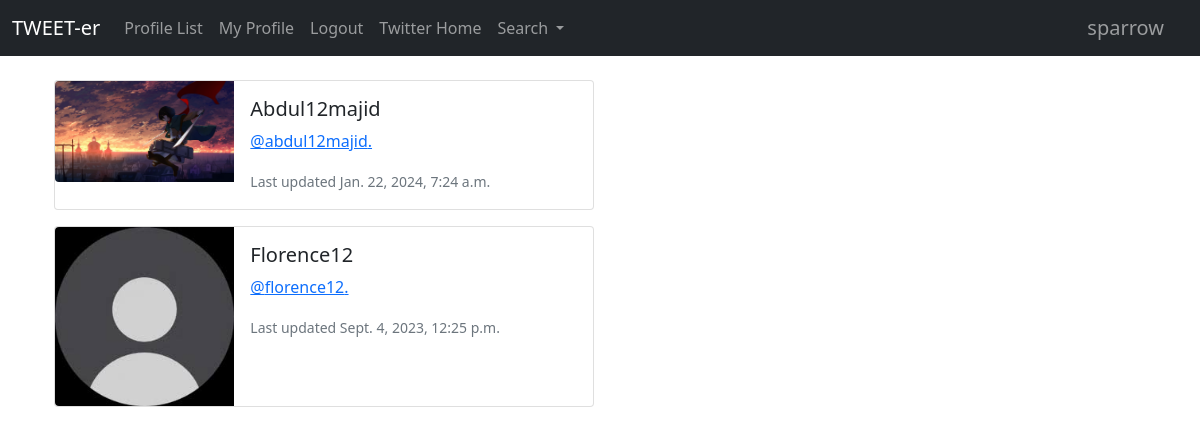
Screenshot of /profile_list/ (signed in) with the database file from the repository.
### tweet/models.py (models this page shows, shortened)
class Profile(models.Model):
	user=models.OneToOneField(User, on_delete=models.CASCADE)
	follows=models.ManyToManyField('self', related_name='followed_by', symmetrical=False, blank=True)
	date_modified=models.DateTimeField(User, auto_now=True)
	profile_image=models.ImageField(null=True, blank=True, upload_to='images/')
	profile_bio=models.CharField(null=True, blank=True, max_length=500)
	profile_link=models.CharField(null=True, blank=True, max_length=100)

### tweet/views.py (the view)
# urls.py: path('profile_list/', views.profile_list, name='profile-list'),
def profile_list(request):
	if request.user.is_authenticated:
		all_profile=Profile.objects.exclude(user=request.user)
		return render(request, 'profile_list.html', {'all_profile':all_profile})
	else:
		messages.success(request, ('Kindly Login'))
		return render(request, 'login_user.html', {})

### tweet/templates/profile_list.html
{% extends 'base.html' %}
{% load static %}
{% block content %}
{% if all_profile %}
 {% for profile in all_profile %}
 <div class="card mb-3" style="max-width: 540px;">
  <div class="row g-0">
    <div class="col-md-4">
      {% if profile.profile_image %}
      <img src="{{ profile.profile_image.url }}" width=200 height=200 class="img-fluid rounded-start" alt="{{ profile.profile_image }}">
      {% else %}
      <img src="{% static 'image/user.jpg' %}" class="img-fluid rounded-start" alt="Profile Pic">
      {% endif %}
    </div>
    <div class="col-md-8">
      <div class="card-body">
        <h5 class="card-title">{{profile.user.username}}</h5>
        <p class="card-text"><a href="{% url 'profile' profile.user.id %}">@{{profile.user.username | lower }}.</a></p>
        <p class="card-text"><small class="text-muted">Last updated {{profile.date_modified}}</small></p>
      </div>
    </div>
  </div>
</div>
 {% endfor %}
{% endif %}
{% endblock %}

### tweet/templates/navbar.html (shortened to what this page needs)
<nav class="navbar navbar-expand-lg navbar-dark bg-dark">
  <div class="container-fluid">
    <a class="navbar-brand" href="/">TWEET-er</a>
    <div class="collapse navbar-collapse" id="navbarSupportedContent">
      <ul class="navbar-nav me-auto mb-2 mb-lg-0">
        {% if user.is_authenticated %}
        <li class="nav-item">
          <a class="nav-link" href="/profile_list">Profile List</a>
        </li>
        <li class="nav-item">
          <a class="nav-link" href="{% url 'profile' request.user.id %}">My Profile</a>
        </li>
        <li class="nav-item">
          <a class="nav-link" href="{% url 'logout' %}">Logout</a>
        </li>
        <li class="nav-item">
          <a class="nav-link" href="{% url 'twitter' %}">Twitter Home</a>
        </li>
        <li class="nav-item dropdown">
          <a class="nav-link dropdown-toggle" href="#" role="button" data-bs-toggle="dropdown" aria-expanded="false">
            Search
          </a>
        </li>
        {% endif %}
      </ul>
      {% if user.is_authenticated %}
        <ul class='navbar-nav ml-auto'>
          <li class="nav-link navbar-brand">
            {{user}}
          </li>
        </ul>
      {% endif %}
    </div>
  </div>
</nav>

### rows the page displays
Profile: profile_image (picture), user.username "Abdul12majid", user.username "abdul12majid", date_modified "Jan. 22, 2024, 7:24 a.m."
Profile: user.username "Florence12", user.username "florence12", date_modified "Sept. 4, 2023, 12:25 p.m."

### other values shown
{{ user }} "sparrow"
